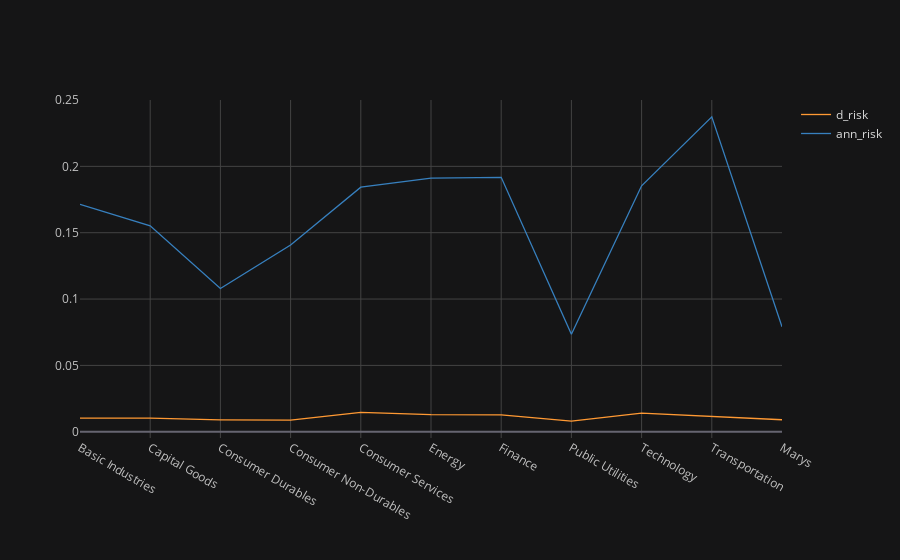

Notebook code for this chart:
### Code cell
Riisk.iplot(theme="solar")

### Figure 1 — Plotly figure (JSON) as saved in the notebook; plotly's stock layout.template omitted (floating-point values rounded to 4 significant figures)
{"data": [{"line": {"color": "rgba(255, 153, 51, 1.0)", "dash": "solid", "shape": "linear", "width": 1.3}, "mode": "lines", "name": "d_risk", "text": "", "type": "scatter", "x": ["Basic Industries", "Capital Goods", "Consumer Durables", "Consumer Non-Durables", "Consumer Services", "Energy", "Finance", "Public Utilities", "Technology", "Transportation", "Marys"], "y": [0.0103, 0.0103, 0.00899, 0.008846, 0.01468, 0.01287, 0.0128, 0.008042, 0.01409, 0.01172, 0.009052]}, {"line": {"color": "rgba(55, 128, 191, 1.0)", "dash": "solid", "shape": "linear", "width": 1.3}, "mode": "lines", "name": "ann_risk", "text": "", "type": "scatter", "x": ["Basic Industries", "Capital Goods", "Consumer Durables", "Consumer Non-Durables", "Consumer Services", "Energy", "Finance", "Public Utilities", "Technology", "Transportation", "Marys"], "y": [0.1714, 0.1552, 0.108, 0.1408, 0.1843, 0.1912, 0.1918, 0.07345, 0.1854, 0.2373, 0.07908]}], "layout": {"legend": {"bgcolor": "#151516", "font": {"color": "#D9D9D9"}}, "paper_bgcolor": "#151516", "plot_bgcolor": "#151516", "title": {"font": {"color": "#D9D9D9"}}, "xaxis": {"gridcolor": "#434343", "showgrid": true, "tickfont": {"color": "#C2C2C2"}, "title": {"font": {"color": "#D9D9D9"}, "text": ""}, "zerolinecolor": "#666570"}, "yaxis": {"gridcolor": "#434343", "showgrid": true, "tickfont": {"color": "#C2C2C2"}, "title": {"font": {"color": "#D9D9D9"}, "text": ""}, "zerolinecolor": "#666570"}}}
